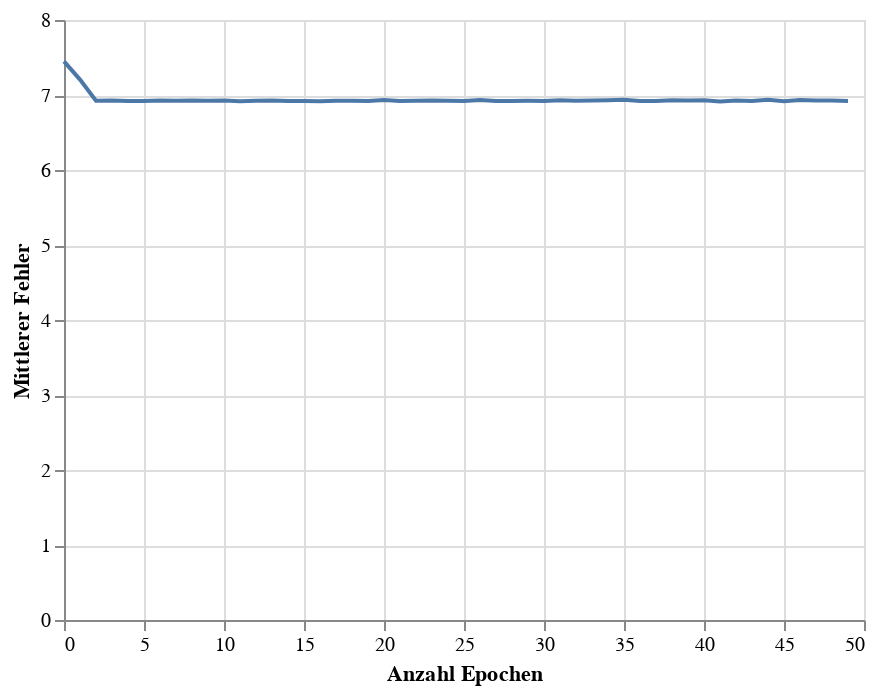

This figure's notebook cell:
### Code cell
train_chart = alt.Chart(loss_df).mark_line().encode(
    x=alt.X('Epoch', title = 'Anzahl Epochen'),
    y=alt.Y('Loss', title = 'Mittlerer Fehler')
)
# glue('train-loss-team', train_chart,display=True)
train_chart

### Figure 1 — Vega-Lite specification as saved in the notebook (floating-point values rounded to 4 significant figures)
{"config": {"view": {"continuousWidth": 400, "continuousHeight": 300}}, "data": {"name": "data-869074e306b661ea91e0ee4cae61dd18"}, "mark": "line", "encoding": {"x": {"field": "Epoch", "title": "Anzahl Epochen", "type": "quantitative"}, "y": {"field": "Loss", "title": "Mittlerer Fehler", "type": "quantitative"}}, "$schema": "https://vega.github.io/schema/vega-lite/v4.17.0.json", "datasets": {"data-869074e306b661ea91e0ee4cae61dd18": [{"Epoch": 0, "Loss": 7.449}, {"Epoch": 1, "Loss": 7.206}, {"Epoch": 2, "Loss": 6.923}, {"Epoch": 3, "Loss": 6.928}, {"Epoch": 4, "Loss": 6.921}, {"Epoch": 5, "Loss": 6.921}, {"Epoch": 6, "Loss": 6.925}, {"Epoch": 7, "Loss": 6.923}, {"Epoch": 8, "Loss": 6.926}, {"Epoch": 9, "Loss": 6.922}, {"Epoch": 10, "Loss": 6.928}, {"Epoch": 11, "Loss": 6.915}, {"Epoch": 12, "Loss": 6.925}, {"Epoch": 13, "Loss": 6.927}, {"Epoch": 14, "Loss": 6.919}, {"Epoch": 15, "Loss": 6.919}, {"Epoch": 16, "Loss": 6.915}, {"Epoch": 17, "Loss": 6.924}, {"Epoch": 18, "Loss": 6.922}, {"Epoch": 19, "Loss": 6.919}, {"Epoch": 20, "Loss": 6.933}, {"Epoch": 21, "Loss": 6.92}, {"Epoch": 22, "Loss": 6.922}, {"Epoch": 23, "Loss": 6.926}, {"Epoch": 24, "Loss": 6.922}, {"Epoch": 25, "Loss": 6.919}, {"Epoch": 26, "Loss": 6.933}, {"Epoch": 27, "Loss": 6.918}, {"Epoch": 28, "Loss": 6.921}, {"Epoch": 29, "Loss": 6.923}, {"Epoch": 30, "Loss": 6.921}, {"Epoch": 31, "Loss": 6.928}, {"Epoch": 32, "Loss": 6.923}, {"Epoch": 33, "Loss": 6.925}, {"Epoch": 34, "Loss": 6.929}, {"Epoch": 35, "Loss": 6.935}, {"Epoch": 36, "Loss": 6.92}, {"Epoch": 37, "Loss": 6.92}, {"Epoch": 38, "Loss": 6.931}, {"Epoch": 39, "Loss": 6.928}, {"Epoch": 40, "Loss": 6.93}, {"Epoch": 41, "Loss": 6.915}, {"Epoch": 42, "Loss": 6.925}, {"Epoch": 43, "Loss": 6.92}, {"Epoch": 44, "Loss": 6.935}, {"Epoch": 45, "Loss": 6.916}, {"Epoch": 46, "Loss": 6.932}, {"Epoch": 47, "Loss": 6.927}, {"Epoch": 48, "Loss": 6.926}, {"Epoch": 49, "Loss": 6.919}]}}
